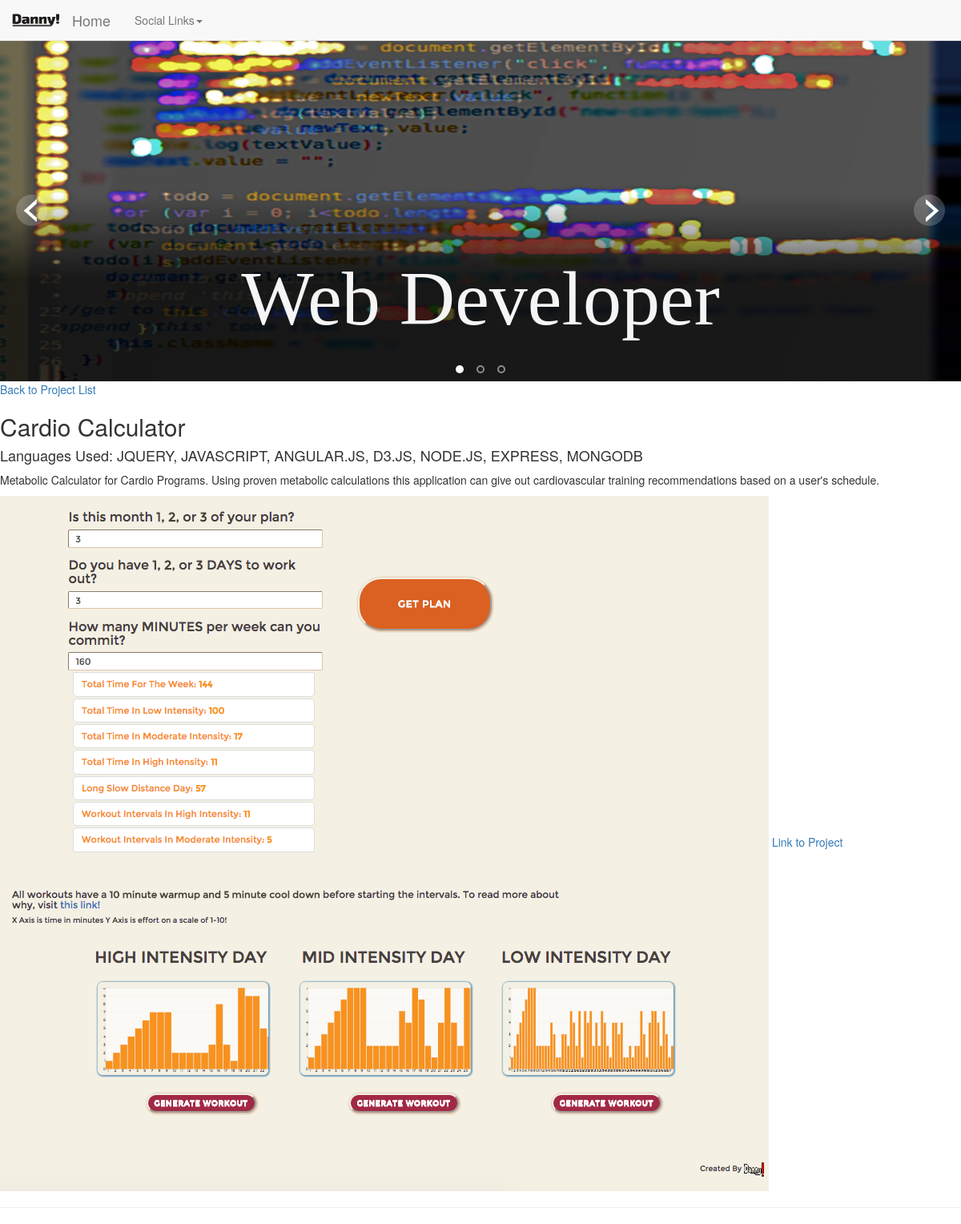
/project/4/, run on the app's committed database.
### personalapp/models.py (models this page shows)
class Project(models.Model):
    title = models.CharField(max_length=200)
    languages = models.TextField()
    description = models.TextField()
    project_url = models.URLField(max_length=2000, null=True, blank=True)
    image = models.ImageField(upload_to='images/', null=True, blank=True)

### personalapp/views.py (the view)
# urls.py: url(r'^project/(?P<id>\d+)/', views.project_detail, name='project_detail'),
def project_detail(request, id):
    try:
        project = Project.objects.get(id=id)
    except Project.DoesNotExist:
        raise Http404('This project does not exist')
    return render(request, 'projects/project_detail.html', {
        'project': project,
    })

### personaldjango/templates/projects/project_detail.html
{% extends "base.html" %}
{% block content %}
    <a href="{% url 'index' %}">Back to Project List</a>
    <h2>{{ project.title|capfirst }}</h2>
    <h4>Languages Used: {{project.languages|upper}}</h4>
    <p>{{ project.description }}</p>
    <img src="{{ project.image.url }}" alt="project {{project.id}} picture">
    <a href="{{ project.project_url}}">Link to Project</a>
    <hr class="featurette-divider">
{% endblock %}

### personaldjango/static/main.css (style rules this page uses)
body { margin: 0px; padding: 0px; }

### data on the page
Project: title "Cardio Calculator", languages "JQUERY, JAVASCRIPT, ANGULAR.JS, D3.JS, NODE.JS, EXPRESS, MONGODB", description "Metabolic Calculator for Cardio Programs. Using proven metabolic calculations this application can give out cardiovascular training recommendations based on a user's schedule.", image (picture)
